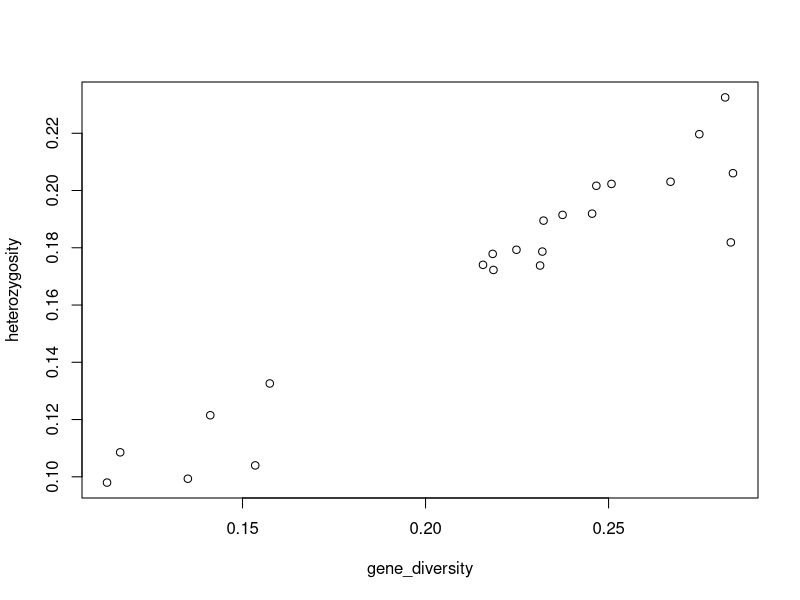

This chart was generated by the following R code: (Note: this script raises an error after producing the figure.)
#################################################
###### Computer Science in Biology Workshop #####
######## Introduction to R II: Day 1 ############
#################################################

# We will provide a short summary of the previous course 
# and go into loading and modifying datasets, using linear 
# models to analyze data, and plotting data with "ggplot2" 

#Instructors: Leigh Bailey Jasmeen Kaur

#### Setting working directory ####

# Place the folder with all your materials from google drive to a 
# single directory/folder (e.g., in Documents)
# Now set your working directory using 'setwd()' function
# This function brings R to the folder your files are in

getwd()
setwd("C:/Users/Melissa Bailey/Documents/R workshop/Introduction to R P2/")
# This is my working directory, you will have to change this to yours

# If you set it correctly, you should see the documents under the Files tab
getwd()
# You can also see the current filepath you are in below the Console tab

#### Organization ####

# A filepath tells you the folders you are in so you can find files
# Its helpful to create folders that specify what type of files are in them
# For Ex: 

# My folder for this workshop is called "Introduction to R P2"
#  If I were to store all my files in just the Intro folder, I would
# have to remember the file's exact name to find it. Whereas, 
# if I create folder like "data", "results", "data_clean", and "scripts",
# I can go into any of those folders and find all the files of that
# purpose there. 


#### Reading a CSV file ##### 

# csv stands for Comma Separated Values and is just like an excel 
# file but you save it as *.csv instead of *.xls
# You can also use this function to load in other files separated
# by tabs, or even ~ using...
# read.csv(file, sep = "\t")
# We will read a file using 'read.csv' function

#saves csv as a dataframe
frogs <- read.csv("data/nucdiv_het.csv", header = FALSE) 
frogs # view file as dataframe

#The 'head' function shows us the first 5ish rows of our file
head(frogs) 
# The 'tail' function shows us the last 5ish rows of our file
tail(frogs)

#What does the 'header = TRUE' do? Let's find out
frogs <- read.csv("data/nucdiv_het.csv", header = TRUE)  
head(frogs) # you can now call columns in frogs by the header/column names

#### Cleaning your data ####

# Let's modify our file so we can use it more effectively
# We will change column names, delete a column, and delete a row
View(frogs)

# Capitalization, using _ , or delayed capitalization are some ways
# people organize names in their files. In frogs, all the column
# names are capital. So we can type faster, let's change the column
# names to all lower case.
names(frogs) <- c("population", "heterozygosity","genediversity")
head(frogs)

# To me, the far right column doesn't look uniform with the others
# Let's rename only that column using delayed capitalization
names(frogs)[3]<-"geneDiversity"
head(frogs)

# Nope still doesn't look right to me. Let's use an _ instead
names(frogs)[3]<-"gene_diversity"
head(frogs)

# The ways to name objects are up to you, but keep in mind how
# you type, and if you may ever need to send your code to others you'll 
# want to maintain consistency

# As a refresher, these are some ways you can select and remove 
# parts of you dataframe: dataframe[row,col]
frogs[,-1] # all but first column
frogs[1:3,] # choose only first 3 rows of all columns
frogs[,1:2] # choose only first 2 columns of all rows

#### How to Google ####

# Use terms like dataframe, element, value, row, column, vector, string
# Stackoverflow is a great resource
# Ex: "Remove value from integer in column R" 
# This is asking how you would remove extra 0's in numbers in 
# 1 column in the program R

# Look up functions or packages for details in R
?print()

#### Manipulating data ####

# One of the most common steps before working with your data, 
# is figuring out what parts of your files you need.

# tidyverse is a great package for manipulating your data
# Tidyverse is an umbrella package that contains other packages like
# tidyr, dplyr, tibble, ggplot2.

install.packages("tidyverse") # Accept all to install
library(tidyverse) 

# Some of the functions I use often from this package are 
# summarize(), mutate(), select(), filter(), count(), 
# arrange(), and the pipe operator %>% 

# Shortcuts for the pipe are: Ctrl+Shift+M or Cmd+Shift+M

# If you've used these packages before you know how useful they are!
# These two in paricular can be specified further using these functions
?select() # starts_with(), matches(), num_range(), where()
?filter() # ==, >, <, &, |, !, is.na(), between(), near()

# To change data with Tidyverse we have to load our data using read_csv
frogs <- read_csv("data/nucdiv_het.csv")
names(frogs) <- c("population", "heterozygosity","gene_diversity")

# You can subset your data for only the columns you need
popHet <- frogs %>% 
  select(population, heterozygosity)
popHet # This is the same as: frogs[,1:2] 

# We can also use these functions to select and view data of interest
small <- frogs %>% 
  filter(heterozygosity > 0.2 & gene_diversity > 0.25) %>% 
  arrange(desc(heterozygosity))
small # Now you have the 5 frogs with high heterozygosity, high 
      # genetic diversity, and the highest heterozygosity first.

# People typically prefer using Tidyverse functions if they remember
# names more than numbers but just remember, they are many ways
# to get the same result. Use whichever works for you!


#### Analyzing data ####

# Now that we know how to choose and manipulate our data, 
# we can analyze it. We will now explore whether the second 
# column (heterozygosity) is correlated to the third column (gene diversity)

# First, we will make a basic plot, are they directly or indirectly correlated?
plot(heterozygosity ~ gene_diversity, data=frogs) # Yes, direct/positive relationship

# We can also test whether the correlation is statistically significant
# through a statistical test called the Pearson Correlation

cor.test(frogs$heterozygosity, frogs$gene_diversity, method="pearson")
# p-value is smaller than 0.05, meaning it is significant
# Cor Value is 0.957 which is very close to 1, meaning it is a positive relationship


#### Analyzing data - On your own ####

# Now, you will look at correlation in a different dataset, 
# you will make a plot and run Pearson Correlation just like 
# in the example above. First I will provide you with a script
# but there will be mistakes. You have to correct them. 
# Answers are on the left of the same line to check if you are right.

hoppers <- read.csv("grasshoppers.csv", header = TRUE)               #ANSWER: file name is grasshoppers.csv in the data/ folder
view(hoppers)

plot(Range ~ Emergence, data=frogs)                                 #ANSWER: wrong data frame in the data field
cor.test(hoppers$Range, hoppers$Emergence, method="pearson")

plot(Range ~ Months_Present, data=hoppers)
corr.test(hoppers$Range, hoppers$Months_present, method="pearson")  #ANSWER the function should be cor.test not corr.test

plot(Range ~ Wing_Color, data=hoppers)                              #ANSWER: the variable Wing_Color should be Wing_color, R is case sensitive
cor.test(hoppers&Range, hoppers&Wing_color, method="pearson")       #ANSWER: The ampersand symbols should be replaced with the $ symbol

plot(Range ~ Size, data=hoppers)
cor.test(hoppers$Range, hoppers$Wing_Size, method="pearson")        #ANSWER: the variable Wing_Size should be Size

# If you didn't catch everything that's ok! It takes practice to
# first learn a language, and then know it well enough to find
# mistakes in code; especially if you didn't write it.


#### Displaying data ####

# We can use a different package to make more appealing plots
# ggplot2 is a plotting package that allows you to create complex
# graphs and change more aspects of the graph itself
# This package can do some many things but we are only going over a few.
# Check out the cheatsheet on their website for more abilities! 
# https://ggplot2.tidyverse.org/

# ggplot2 is one of the packages in the Tidyverse umbrella package
# but in the future, if you you don't want to load all of Tidyverse,
# here is the code for just ggplot2

install.packages("ggplot2")
library(ggplot2)

# ggplot2 can create graphs like:
# scatter plots - geom_point()
# box plots - geom_boxplot()
# line plots - geom_line()
# more! - Type "geom" then hit Tab

ggplot(frogs) # Just calling ggplot is not the same as plot()

# We need to say where the data should go on our graph
ggplot(frogs, aes(x=gene_diversity, y=heterozygosity))

# Now which type of graph should we plot? Let's do a scatter plot
ggplot(frogs, aes(x=gene_diversity, y=heterozygosity)) +
  geom_point()  # Whenever you want to add an element, you need a +
                # at the end of that line

# Let's change the color of the points according to the population
ggplot(frogs, aes(x=gene_diversity, y=heterozygosity, color=population)) +
  geom_point()

# Add titles
ggplot(frogs, aes(x=gene_diversity, y=heterozygosity, color=population)) +
  geom_point()+
  labs(x="Genetic Diversity", 
       title = "Genetic Variation in Frog Populations")

# Add trendline
ggplot(frogs, aes(x=gene_diversity, y=heterozygosity, color=population)) +
  geom_point()+
  labs(x="Genetic Diversity", 
       title = "Genetic Variation in Frog Populations")+
  geom_abline(intercept = 0.01751061, slope = 0.70460838) # Found these using coef(lm(Heterozygosity ~ Gene_Diversity, data = frogs))

# Save last graph in results folder
ggsave("results/GeneVarinFrogs.png")

# To make sure you saved the right graph, check under the Files tab
# in your results folder for GeneVarinFrogs.png

#### Displaying data - On your own ####

# Use the grasshoppers.csv file to create a plot you like
# Look at the code above and the cheat sheet on this website
# for more ideas! https://ggplot2.tidyverse.org/
hoppers <- read.csv("data/grasshoppers.csv", header = TRUE)
view(hoppers)

####################### Day 2 #########################
#### Understanding & Running code you didn't write ####
#######################################################

